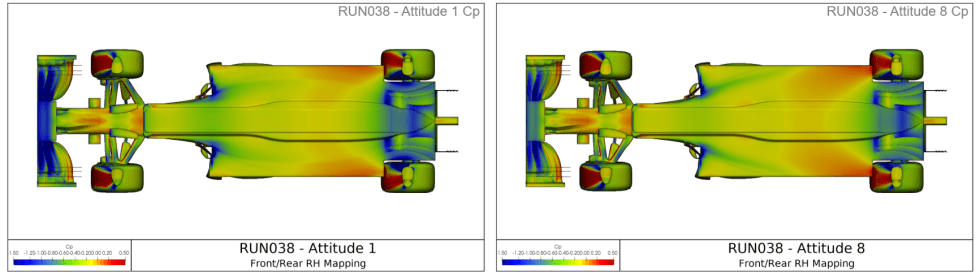
#> input picture f1_samp.png, 980 x 275 px, found by its file name
$ python test_002.py
#> lines starting #> are read from the running program, lines starting #| are printed output that depends on the picture
from PIL import Image

import matplotlib.pyplot as plt
import numpy as np

img = np.asarray(Image.open("/home/hari/Desktop/ImageComp/f1_samp.png"))
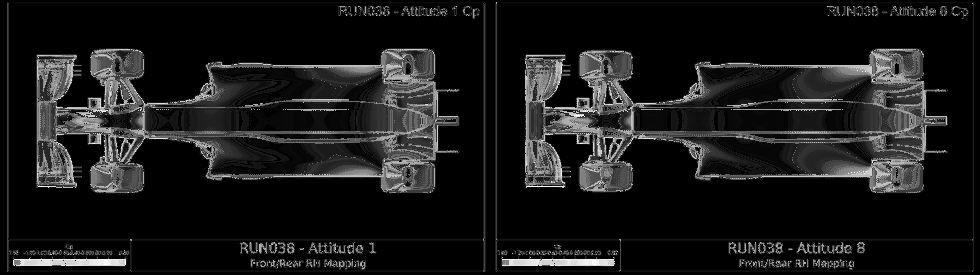
#> img: shape (275, 980); min 0, max 255, mean 25.7
print(repr(img))
#> (printed output is left out)

imgplot = plt.imshow(img)
plt.show()
